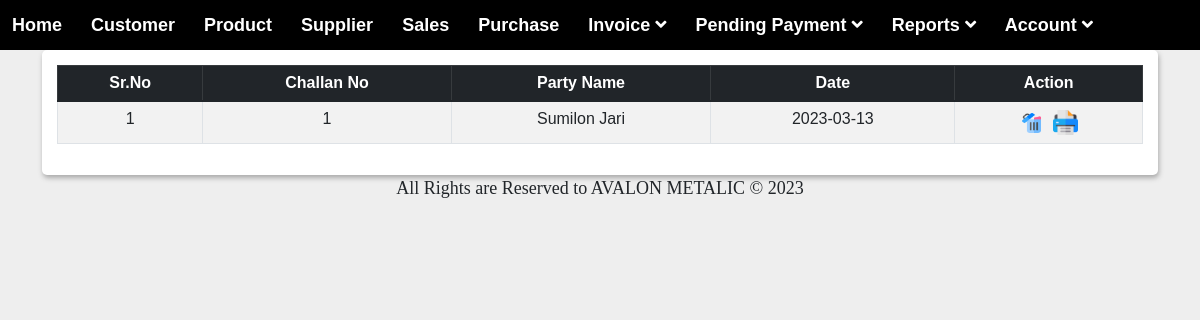
The app's page /sales/view_inv.php with its own data.
### tables this page shows
CREATE TABLE `sales` (
  `id` int(100) NOT NULL,
  `productid` varchar(250) NOT NULL,
  `challan_no` int(50) NOT NULL,
  `party_name` varchar(200) NOT NULL,
  `date` date NOT NULL DEFAULT current_timestamp(),
  `product_name` varchar(200) NOT NULL,
  `box_no` varchar(100) NOT NULL,
  `bobin` varchar(50) NOT NULL,
  `quantity` varchar(50) NOT NULL,
  `rate` varchar(50) NOT NULL,
  `amount` varchar(100) NOT NULL,
  `pymnt_mode` varchar(50) NOT NULL
);

CREATE TABLE `party` (
  `id` int(50) NOT NULL,
  `name` varchar(100) NOT NULL,
  `alias` varchar(100) NOT NULL,
  `city` varchar(100) NOT NULL,
  `area` varchar(100) NOT NULL,
  `state` varchar(100) NOT NULL,
  `pan_no` varchar(100) NOT NULL,
  `adhar_no` varchar(100) NOT NULL,
  `gstin` varchar(100) NOT NULL,
  `con_per_name` varchar(100) NOT NULL,
  `address` varchar(500) NOT NULL,
  `pin` varchar(100) NOT NULL,
  `mo_no` varchar(100) NOT NULL,
  `phone_no` varchar(100) NOT NULL,
  `fax` varchar(100) NOT NULL,
  `email` varchar(100) NOT NULL,
  `website` varchar(100) NOT NULL
);

### sales/view_inv.php (the view, shortened to what this page needs)
<?php
include('../inc/connection.php');
include('../inc/menu.php');
?>
<!DOCTYPE html>
<html lang="en">
<head>
    <link rel="stylesheet" href="../assets/css/bootstrap.min.css">
    <link rel="stylesheet" href="../assets/css/datatables.min.css">
    <link rel="stylesheet" href="../assets/css/style.css">
    <link rel="stylesheet" href="../assets/buttons.dataTables.min.css">
</head>
<body>
    <div class="container">
        <div class="data_table">
            <form method="post">
                <table id="example" class="table table-striped table-bordered display">
                    <thead class="table-dark">
                        <tr>
                        <tr>
                            <th style="text-align: center;">Sr.No</th>
                            <th style="text-align: center;">Challan No</th>
                            <th style="text-align: center;">Party Name</th>
                            <th style="text-align: center;">Date</th>
                            <th style="text-align: center;">Action</th>
                        </tr>
                    </thead>
                    <tbody>
                        <?php
                        $cnt = 1;
                        $query = "SELECT party.name, sales.id, sales.challan_no, sales.date, sales.product_name, sales.quantity, sales.rate, sales.amount
                        FROM sales
                        JOIN party ON party.id = sales.party_name
                        GROUP BY sales.challan_no;
                         ";
                        $res = mysqli_query($con, $query);
                        while ($row = mysqli_fetch_array($res)) {
                        ?>
                        <tr>
                            <td style="text-align: center;"><?= $cnt; ?></td>
                            <td style="text-align: center;"><?= $row['challan_no']; ?></td>
                            <td style="text-align: center;"><?= $row['name']; ?></td>
                            <td style="text-align: center;"><?= $row['date']; ?></td>
                            <td style="text-align: center;">
                                <a href="del_inv.php?id=<?php echo $row['challan_no']; ?>"
                                    onclick="return confirm('Are You Sure??');"><img src="../IMG/delete.png"
                                        height="20px" width="25px"></a>&nbsp;
                                <a href="print.php?id=<?php echo $row['challan_no']; ?>"><img src="../IMG/print.png"
                                        height="25px" width="25PX"></a>
                            </td>
                        </tr>
                        <?php
                            $cnt++;
                        }
                        ?>
                    </tbody>
                </table>
            </form>
        </div>
    </div>
</body>
</html>
<?php
include('../inc/footer.php');
?>

### account/style.css (style rules this page uses)
a { text-decoration: none; }

### assets/css/style.css (style rules this page uses)
* { margin: 0; padding: 0; outline: 0; }
html { scroll-behavior: smooth; }
body { background: #eee; font-family: 'Raleway', sans-serif; font-family: 'Roboto', sans-serif; font-family: 'Poppins', sans-serif; font-family: 'Rubik', sans-serif; padding: 0s; }
h1, h2, h3, h4, h5, h6, p, a, ol, ul, li, img, span, input, form, label, .btn, .navbar, .navbar-brand { margin: 0; padding: 0; }
a, a:hover { text-decoration: none; color: #333; -webkit-transition: 0.2s; transition: 0.2s; }
.data_table { background: #fff; padding: 15px; box-shadow: 1px 3px 5px #aaa; border-radius: 5px; }

### inc/menu.php (style rules this page uses)
* { margin: 0; padding: 0; box-sizing: border-box; }
body { font-family: -apple-system, BlinkMacSystemFont, 'Segoe UI', Roboto, Oxygen, Ubuntu, Cantarell, 'Open Sans', 'Helvetica Neue', sans-serif; background-image: url(background-img.jpg); background-size: cover; background-attachment: fixed; }

### records on screen
sales: challan_no "1", party.name "Sumilon Jari", date "2023-03-13"
